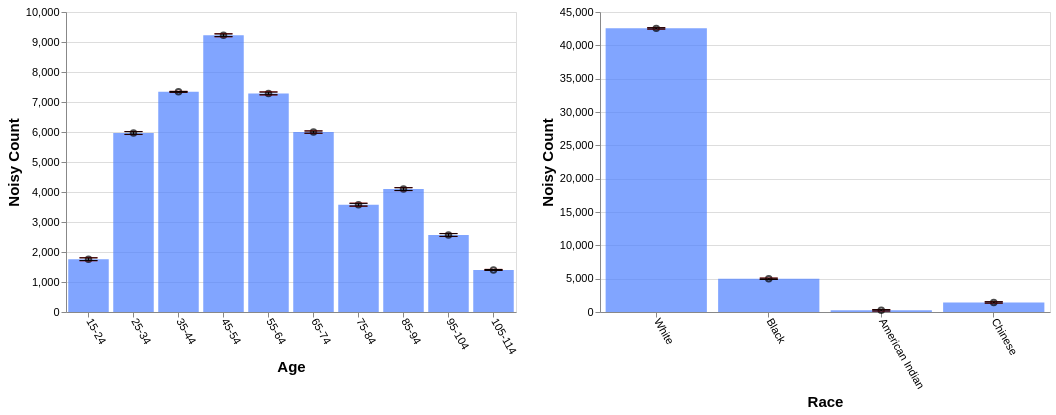

The Vega-Lite source for this figure:
### Vega-Lite specification from a JSON file in a GitHub repository (floating-point values rounded to 4 significant figures)
{"config": {"view": {"continuousWidth": 400, "continuousHeight": 300}, "axis": {"labelFontSize": 11, "titleFontSize": 15}, "axisBottom": {"labelAngle": 60}}, "hconcat": [{"layer": [{"mark": "bar", "encoding": {"color": {"value": "transparent"}, "tooltip": [{"aggregate": "sum", "field": "noisy_count", "title": "noisy count", "type": "quantitative"}, {"aggregate": "sum", "field": "noisy_count_prev", "title": "prev count", "type": "quantitative"}, {"aggregate": "sum", "field": "error", "title": "current error", "type": "quantitative"}, {"aggregate": "sum", "field": "error_prev", "title": "prev error", "type": "quantitative"}], "x": {"field": "age", "sort": null, "title": "Age", "type": "ordinal"}}, "height": 300, "selection": {"selector653": {"type": "interval", "encodings": ["x"]}}, "transform": [{"filter": {"selection": "selector654"}}], "width": 450}, {"mark": {"type": "bar", "color": "gray", "opacity": 0}, "encoding": {"x": {"field": "age", "sort": null, "title": "Age", "type": "ordinal"}, "y": {"aggregate": "sum", "field": "noisy_count_prev", "type": "quantitative"}}, "transform": [{"filter": {"selection": "selector654"}}]}, {"mark": {"type": "bar", "color": "#4C7FFF", "opacity": 0.7}, "encoding": {"x": {"field": "age", "sort": null, "title": "Age", "type": "ordinal"}, "y": {"aggregate": "sum", "field": "noisy_count", "type": "quantitative"}}, "transform": [{"filter": {"selection": "selector654"}}]}, {"mark": {"type": "point", "color": "black", "opacity": 0.7}, "encoding": {"x": {"field": "age", "sort": null, "title": "Age", "type": "ordinal"}, "y": {"aggregate": "sum", "field": "noisy_count", "title": "Noisy Count", "type": "quantitative"}}, "transform": [{"filter": {"selection": "selector654"}}]}, {"mark": {"type": "rule", "color": "#B6B6B6", "size": 2, "strokeDash": [3, 3]}, "encoding": {"x": {"field": "age", "sort": null, "title": "Age", "type": "ordinal"}, "y": {"aggregate": "sum", "field": "plus_error_prev_age", "title": "", "type": "quantitative"}, "y2": {"aggregate": "sum", "field": "minus_error_prev_age", "title": ""}}, "transform": [{"filter": {"selection": "selector654"}}]}, {"mark": {"type": "tick", "color": "#B90000", "size": 0, "strokeDash": [1, 1]}, "encoding": {"x": {"field": "age", "sort": null, "title": "Age", "type": "ordinal"}, "y": {"aggregate": "sum", "field": "plus_error_prev_age", "type": "quantitative"}}, "transform": [{"filter": {"selection": "selector654"}}]}, {"mark": {"type": "tick", "color": "#B90000", "size": 0, "strokeDash": [3, 1]}, "encoding": {"x": {"field": "age", "sort": null, "title": "Age", "type": "ordinal"}, "y": {"aggregate": "sum", "field": "minus_error_prev_age", "type": "quantitative"}}, "transform": [{"filter": {"selection": "selector654"}}]}, {"mark": {"type": "rule", "color": "black", "size": 2}, "encoding": {"x": {"field": "age", "sort": null, "title": "Age", "type": "ordinal"}, "y": {"aggregate": "sum", "field": "plus_error", "title": "", "type": "quantitative"}, "y2": {"aggregate": "sum", "field": "minus_error", "title": ""}}, "transform": [{"filter": {"selection": "selector654"}}]}, {"mark": {"type": "tick", "color": "black", "width": 0}, "encoding": {"x": {"field": "age", "sort": null, "title": "Age", "type": "ordinal"}, "y": {"aggregate": "sum", "field": "plus_error", "type": "quantitative"}}, "transform": [{"filter": {"selection": "selector654"}}]}, {"mark": {"type": "tick", "color": "black", "width": 0}, "encoding": {"x": {"field": "age", "sort": null, "title": "Age", "type": "ordinal"}, "y": {"aggregate": "sum", "field": "minus_error", "type": "quantitative"}}, "transform": [{"filter": {"selection": "selector654"}}]}]}, {"layer": [{"mark": "bar", "encoding": {"color": {"value": "transparent"}, "tooltip": [{"aggregate": "sum", "field": "noisy_count", "title": "noisy count", "type": "quantitative"}, {"aggregate": "sum", "field": "noisy_count_prev", "title": "prev count", "type": "quantitative"}, {"aggregate": "sum", "field": "error", "title": "current error", "type": "quantitative"}, {"aggregate": "sum", "field": "error_prev", "title": "prev error", "type": "quantitative"}], "x": {"field": "race", "sort": null, "title": "Race", "type": "ordinal"}}, "height": 300, "selection": {"selector654": {"type": "interval", "encodings": ["x"]}}, "transform": [{"filter": {"selection": "selector653"}}], "width": 450}, {"mark": {"type": "bar", "color": "gray", "opacity": 0}, "encoding": {"x": {"field": "race", "sort": null, "title": "Race", "type": "ordinal"}, "y": {"aggregate": "sum", "field": "noisy_count_prev", "type": "quantitative"}}, "transform": [{"filter": {"selection": "selector653"}}]}, {"mark": {"type": "bar", "color": "#4C7FFF", "opacity": 0.7}, "encoding": {"x": {"field": "race", "sort": null, "title": "Race", "type": "ordinal"}, "y": {"aggregate": "sum", "field": "noisy_count", "type": "quantitative"}}, "transform": [{"filter": {"selection": "selector653"}}]}, {"mark": {"type": "point", "color": "black", "opacity": 0.7}, "encoding": {"x": {"field": "race", "sort": null, "title": "Race", "type": "ordinal"}, "y": {"aggregate": "sum", "field": "noisy_count", "title": "Noisy Count", "type": "quantitative"}}, "transform": [{"filter": {"selection": "selector653"}}]}, {"mark": {"type": "rule", "color": "#B6B6B6", "size": 2, "strokeDash": [3, 3]}, "encoding": {"x": {"field": "race", "sort": null, "title": "Race", "type": "ordinal"}, "y": {"aggregate": "sum", "field": "plus_error_prev_race", "title": "", "type": "quantitative"}, "y2": {"aggregate": "sum", "field": "minus_error_prev_race", "title": ""}}, "transform": [{"filter": {"selection": "selector653"}}]}, {"mark": {"type": "tick", "color": "#B90000", "size": 0, "strokeDash": [1, 1]}, "encoding": {"x": {"field": "race", "sort": null, "title": "Race", "type": "ordinal"}, "y": {"aggregate": "sum", "field": "plus_error_prev_race", "type": "quantitative"}}, "transform": [{"filter": {"selection": "selector653"}}]}, {"mark": {"type": "tick", "color": "#B90000", "size": 0, "strokeDash": [3, 1]}, "encoding": {"x": {"field": "race", "sort": null, "title": "Race", "type": "ordinal"}, "y": {"aggregate": "sum", "field": "minus_error_prev_race", "type": "quantitative"}}, "transform": [{"filter": {"selection": "selector653"}}]}, {"mark": {"type": "rule", "color": "black", "size": 2}, "encoding": {"x": {"field": "race", "sort": null, "title": "Race", "type": "ordinal"}, "y": {"aggregate": "sum", "field": "plus_error", "title": "", "type": "quantitative"}, "y2": {"aggregate": "sum", "field": "minus_error", "title": ""}}, "transform": [{"filter": {"selection": "selector653"}}]}, {"mark": {"type": "tick", "color": "black", "width": 0}, "encoding": {"x": {"field": "race", "sort": null, "title": "Race", "type": "ordinal"}, "y": {"aggregate": "sum", "field": "plus_error", "type": "quantitative"}}, "transform": [{"filter": {"selection": "selector653"}}]}, {"mark": {"type": "tick", "color": "black", "width": 0}, "encoding": {"x": {"field": "race", "sort": null, "title": "Race", "type": "ordinal"}, "y": {"aggregate": "sum", "field": "minus_error", "type": "quantitative"}}, "transform": [{"filter": {"selection": "selector653"}}]}]}], "data": {"name": "data-df7b7307c74343060aae879b6bde4e00"}, "$schema": "https://vega.github.io/schema/vega-lite/v4.17.0.json", "datasets": {"data-df7b7307c74343060aae879b6bde4e00": [{"age": "15-24", "race": "White", "noisy_count": 1321.0, "true_count": 1271.0, "plus_error": 1332.0, "minus_error": 1310.0, "error": 11.2, "noisy_count_prev": 1320.0, "true_count_prev": 1271.0, "plus_error_prev": 1333.0, "minus_error_prev": 1308.0, "error_prev": 12.8, "plus_error_prev_age": 1333.0, "minus_error_prev_age": 1308.0, "plus_error_prev_race": 1333.0, "minus_error_prev_race": 1308.0}, {"age": "15-24", "race": "Black", "noisy_count": 140.0, "true_count": 192.0, "plus_error": 151.2, "minus_error": 128.8, "error": 11.2, "noisy_count_prev": 141.2, "true_count_prev": 192.0, "plus_error_prev": 154.0, "minus_error_prev": 128.4, "error_prev": 12.8, "plus_error_prev_age": 154.0, "minus_error_prev_age": 128.4, "plus_error_prev_race": 154.2, "minus_error_prev_race": 128.6}, {"age": "15-24", "race": "American Indian", "noisy_count": 107.3, "true_count": 31.0, "plus_error": 118.5, "minus_error": 96.2, "error": 11.2, "noisy_count_prev": 105.6, "true_count_prev": 31.0, "plus_error_prev": 118.3, "minus_error_prev": 92.8, "error_prev": 12.8, "plus_error_prev_age": 118.3, "minus_error_prev_age": 92.85, "plus_error_prev_race": 117.7, "minus_error_prev_race": 92.21}, {"age": "15-24", "race": "Chinese", "noisy_count": 190.4, "true_count": 62.0, "plus_error": 201.6, "minus_error": 179.2, "error": 11.2, "noisy_count_prev": 191.4, "true_count_prev": 62.0, "plus_error_prev": 204.2, "minus_error_prev": 178.6, "error_prev": 12.8, "plus_error_prev_age": 204.2, "minus_error_prev_age": 178.6, "plus_error_prev_race": 204.1, "minus_error_prev_race": 178.5}, {"age": "25-34", "race": "White", "noisy_count": 5037.0, "true_count": 5110.0, "plus_error": 5048.0, "minus_error": 5026.0, "error": 11.2, "noisy_count_prev": 5040.0, "true_count_prev": 5110.0, "plus_error_prev": 5052.0, "minus_error_prev": 5027.0, "error_prev": 12.8, "plus_error_prev_age": 5052.0, "minus_error_prev_age": 5026.0, "plus_error_prev_race": 5053.0, "minus_error_prev_race": 5027.0}, {"age": "25-34", "race": "Black", "noisy_count": 682.7, "true_count": 700.0, "plus_error": 693.9, "minus_error": 671.6, "error": 11.2, "noisy_count_prev": 681.5, "true_count_prev": 700.0, "plus_error_prev": 694.3, "minus_error_prev": 668.7, "error_prev": 12.8, "plus_error_prev_age": 693.6, "minus_error_prev_age": 668.0, "plus_error_prev_race": 694.5, "minus_error_prev_race": 668.9}, {"age": "25-34", "race": "American Indian", "noisy_count": 5.7, "true_count": 83.0, "plus_error": 16.9, "minus_error": -5.5, "error": 11.2, "noisy_count_prev": 8.4, "true_count_prev": 83.0, "plus_error_prev": 21.1, "minus_error_prev": -4.4, "error_prev": 12.8, "plus_error_prev_age": 20.4, "minus_error_prev_age": -5.1, "plus_error_prev_race": 20.51, "minus_error_prev_race": -4.99}, {"age": "25-34", "race": "Chinese", "noisy_count": 240.5, "true_count": 244.0, "plus_error": 251.7, "minus_error": 229.4, "error": 11.2, "noisy_count_prev": 239.5, "true_count_prev": 244.0, "plus_error_prev": 252.3, "minus_error_prev": 226.8, "error_prev": 12.8, "plus_error_prev_age": 251.6, "minus_error_prev_age": 226.1, "plus_error_prev_race": 252.2, "minus_error_prev_race": 226.7}, {"age": "35-44", "race": "White", "noisy_count": 6210.0, "true_count": 6181.0, "plus_error": 6213.0, "minus_error": 6206.0, "error": 3.6, "noisy_count_prev": 6208.0, "true_count_prev": 6181.0, "plus_error_prev": 6213.0, "minus_error_prev": 6204.0, "error_prev": 4.1, "plus_error_prev_age": 6212.0, "minus_error_prev_age": 6204.0, "plus_error_prev_race": 6213.0, "minus_error_prev_race": 6205.0}, {"age": "35-44", "race": "Black", "noisy_count": 820.3, "true_count": 793.0, "plus_error": 823.9, "minus_error": 816.8, "error": 3.6, "noisy_count_prev": 820.3, "true_count_prev": 793.0, "plus_error_prev": 824.4, "minus_error_prev": 816.2, "error_prev": 4.1, "plus_error_prev_age": 824.3, "minus_error_prev_age": 816.1, "plus_error_prev_race": 824.6, "minus_error_prev_race": 816.4}, {"age": "35-44", "race": "American Indian", "noisy_count": 54.7, "true_count": 93.0, "plus_error": 58.3, "minus_error": 51.1, "error": 3.6, "noisy_count_prev": 56.0, "true_count_prev": 93.0, "plus_error_prev": 60.1, "minus_error_prev": 51.9, "error_prev": 4.1, "plus_error_prev_age": 59.98, "minus_error_prev_age": 51.77, "plus_error_prev_race": 59.51, "minus_error_prev_race": 51.31}, {"age": "35-44", "race": "Chinese", "noisy_count": 253.7, "true_count": 265.0, "plus_error": 257.3, "minus_error": 250.2, "error": 3.6, "noisy_count_prev": 254.2, "true_count_prev": 265.0, "plus_error_prev": 258.3, "minus_error_prev": 250.1, "error_prev": 4.1, "plus_error_prev_age": 258.2, "minus_error_prev_age": 250.0, "plus_error_prev_race": 258.2, "minus_error_prev_race": 250.0}, {"age": "45-54", "race": "White", "noisy_count": 7981.0, "true_count": 7988.0, "plus_error": 7992.0, "minus_error": 7970.0, "error": 11.2, "noisy_count_prev": 7981.0, "true_count_prev": 7988.0, "plus_error_prev": 7993.0, "minus_error_prev": 7968.0, "error_prev": 12.8, "plus_error_prev_age": 7992.0, "minus_error_prev_age": 7966.0, "plus_error_prev_race": 7994.0, "minus_error_prev_race": 7968.0}, {"age": "45-54", "race": "Black", "noisy_count": 883.5, "true_count": 967.0, "plus_error": 894.6, "minus_error": 872.3, "error": 11.2, "noisy_count_prev": 887.1, "true_count_prev": 967.0, "plus_error_prev": 899.9, "minus_error_prev": 874.3, "error_prev": 12.8, "plus_error_prev_age": 898.5, "minus_error_prev_age": 872.9, "plus_error_prev_race": 900.1, "minus_error_prev_race": 874.5}, {"age": "45-54", "race": "American Indian", "noisy_count": 102.3, "true_count": 112.0, "plus_error": 113.5, "minus_error": 91.1, "error": 11.2, "noisy_count_prev": 103.7, "true_count_prev": 112.0, "plus_error_prev": 116.5, "minus_error_prev": 90.9, "error_prev": 12.8, "plus_error_prev_age": 115.1, "minus_error_prev_age": 89.5, "plus_error_prev_race": 115.9, "minus_error_prev_race": 90.31}, {"age": "45-54", "race": "Chinese", "noisy_count": 257.5, "true_count": 266.0, "plus_error": 268.7, "minus_error": 246.3, "error": 11.2, "noisy_count_prev": 258.7, "true_count_prev": 266.0, "plus_error_prev": 271.5, "minus_error_prev": 246.0, "error_prev": 12.8, "plus_error_prev_age": 270.1, "minus_error_prev_age": 244.6, "plus_error_prev_race": 271.4, "minus_error_prev_race": 245.9}, {"age": "55-64", "race": "White", "noisy_count": 6347.0, "true_count": 6252.0, "plus_error": 6358.0, "minus_error": 6336.0, "error": 11.2, "noisy_count_prev": 6346.0, "true_count_prev": 6252.0, "plus_error_prev": 6359.0, "minus_error_prev": 6334.0, "error_prev": 12.8, "plus_error_prev_age": 6358.0, "minus_error_prev_age": 6333.0, "plus_error_prev_race": 6359.0, "minus_error_prev_race": 6334.0}, {"age": "55-64", "race": "Black", "noisy_count": 732.9, "true_count": 744.0, "plus_error": 744.1, "minus_error": 721.7, "error": 11.2, "noisy_count_prev": 734.0, "true_count_prev": 744.0, "plus_error_prev": 746.8, "minus_error_prev": 721.2, "error_prev": 12.8, "plus_error_prev_age": 745.9, "minus_error_prev_age": 720.3, "plus_error_prev_race": 747.0, "minus_error_prev_race": 721.4}, {"age": "55-64", "race": "American Indian", "noisy_count": 47.7, "true_count": 90.0, "plus_error": 58.8, "minus_error": 36.5, "error": 11.2, "noisy_count_prev": 49.3, "true_count_prev": 90.0, "plus_error_prev": 62.1, "minus_error_prev": 36.5, "error_prev": 12.8, "plus_error_prev_age": 61.2, "minus_error_prev_age": 35.6, "plus_error_prev_race": 61.51, "minus_error_prev_race": 35.91}, {"age": "55-64", "race": "Chinese", "noisy_count": 158.4, "true_count": 233.0, "plus_error": 169.6, "minus_error": 147.2, "error": 11.2, "noisy_count_prev": 160.2, "true_count_prev": 233.0, "plus_error_prev": 173.0, "minus_error_prev": 147.5, "error_prev": 12.8, "plus_error_prev_age": 172.1, "minus_error_prev_age": 146.6, "plus_error_prev_race": 172.9, "minus_error_prev_race": 147.4}, {"age": "65-74", "race": "White", "noisy_count": 5118.0, "true_count": 5121.0, "plus_error": 5127.0, "minus_error": 5109.0, "error": 9.1, "noisy_count_prev": 5117.0, "true_count_prev": 5121.0, "plus_error_prev": 5127.0, "minus_error_prev": 5107.0, "error_prev": 10.2, "plus_error_prev_age": 5129.0, "minus_error_prev_age": 5109.0, "plus_error_prev_race": 5127.0, "minus_error_prev_race": 5107.0}, {"age": "65-74", "race": "Black", "noisy_count": 594.0, "true_count": 525.0, "plus_error": 603.1, "minus_error": 584.9, "error": 9.1, "noisy_count_prev": 590.1, "true_count_prev": 525.0, "plus_error_prev": 600.2, "minus_error_prev": 579.9, "error_prev": 10.2, "plus_error_prev_age": 602.6, "minus_error_prev_age": 582.3, "plus_error_prev_race": 600.4, "minus_error_prev_race": 580.1}, {"age": "65-74", "race": "American Indian", "noisy_count": 70.1, "true_count": 68.0, "plus_error": 79.2, "minus_error": 61.0, "error": 9.1, "noisy_count_prev": 68.6, "true_count_prev": 68.0, "plus_error_prev": 78.7, "minus_error_prev": 58.4, "error_prev": 10.2, "plus_error_prev_age": 81.12, "minus_error_prev_age": 60.82, "plus_error_prev_race": 78.11, "minus_error_prev_race": 57.81}, {"age": "65-74", "race": "Chinese", "noisy_count": 214.8, "true_count": 153.0, "plus_error": 224.0, "minus_error": 205.7, "error": 9.1, "noisy_count_prev": 212.0, "true_count_prev": 153.0, "plus_error_prev": 222.2, "minus_error_prev": 201.8, "error_prev": 10.2, "plus_error_prev_age": 224.6, "minus_error_prev_age": 204.2, "plus_error_prev_race": 222.1, "minus_error_prev_race": 201.7}, {"age": "75-84", "race": "White", "noisy_count": 3353.0, "true_count": 3396.0, "plus_error": 3365.0, "minus_error": 3342.0, "error": 11.2, "noisy_count_prev": 3353.0, "true_count_prev": 3396.0, "plus_error_prev": 3366.0, "minus_error_prev": 3341.0, "error_prev": 12.8, "plus_error_prev_age": 3364.0, "minus_error_prev_age": 3339.0, "plus_error_prev_race": 3366.0, "minus_error_prev_race": 3341.0}, {"age": "75-84", "race": "Black", "noisy_count": 335.0, "true_count": 387.0, "plus_error": 346.2, "minus_error": 323.8, "error": 11.2, "noisy_count_prev": 337.6, "true_count_prev": 387.0, "plus_error_prev": 350.4, "minus_error_prev": 324.8, "error_prev": 12.8, "plus_error_prev_age": 348.6, "minus_error_prev_age": 323.1, "plus_error_prev_race": 350.6, "minus_error_prev_race": 325.0}, {"age": "75-84", "race": "American Indian", "noisy_count": -129.0, "true_count": 33.0, "plus_error": -117.8, "minus_error": -140.1, "error": 11.2, "noisy_count_prev": -126.1, "true_count_prev": 33.0, "plus_error_prev": -113.3, "minus_error_prev": -138.9, "error_prev": 12.8, "plus_error_prev_age": -115.0, "minus_error_prev_age": -140.7, "plus_error_prev_race": -113.9, "minus_error_prev_race": -139.5}, {"age": "75-84", "race": "Chinese", "noisy_count": 17.7, "true_count": 93.0, "plus_error": 28.9, "minus_error": 6.5, "error": 11.2, "noisy_count_prev": 19.2, "true_count_prev": 93.0, "plus_error_prev": 32.0, "minus_error_prev": 6.4, "error_prev": 12.8, "plus_error_prev_age": 30.25, "minus_error_prev_age": 4.65, "plus_error_prev_race": 31.91, "minus_error_prev_race": 6.31}, {"age": "85-94", "race": "White", "noisy_count": 3629.0, "true_count": 3579.0, "plus_error": 3640.0, "minus_error": 3618.0, "error": 11.2, "noisy_count_prev": 3630.0, "true_count_prev": 3579.0, "plus_error_prev": 3642.0, "minus_error_prev": 3617.0, "error_prev": 12.8, "plus_error_prev_age": 3643.0, "minus_error_prev_age": 3617.0, "plus_error_prev_race": 3642.0, "minus_error_prev_race": 3617.0}, {"age": "85-94", "race": "Black", "noisy_count": 344.6, "true_count": 351.0, "plus_error": 355.7, "minus_error": 333.4, "error": 11.2, "noisy_count_prev": 344.0, "true_count_prev": 351.0, "plus_error_prev": 356.8, "minus_error_prev": 331.2, "error_prev": 12.8, "plus_error_prev_age": 357.5, "minus_error_prev_age": 331.9, "plus_error_prev_race": 357.0, "minus_error_prev_race": 331.4}, {"age": "85-94", "race": "American Indian", "noisy_count": 53.0, "true_count": 33.0, "plus_error": 64.2, "minus_error": 41.8, "error": 11.2, "noisy_count_prev": 50.8, "true_count_prev": 33.0, "plus_error_prev": 63.6, "minus_error_prev": 38.0, "error_prev": 12.8, "plus_error_prev_age": 64.28, "minus_error_prev_age": 38.68, "plus_error_prev_race": 63.01, "minus_error_prev_race": 37.41}, {"age": "85-94", "race": "Chinese", "noisy_count": 69.6, "true_count": 74.0, "plus_error": 80.8, "minus_error": 58.5, "error": 11.2, "noisy_count_prev": 69.6, "true_count_prev": 74.0, "plus_error_prev": 82.3, "minus_error_prev": 56.8, "error_prev": 12.8, "plus_error_prev_age": 82.98, "minus_error_prev_age": 57.48, "plus_error_prev_race": 82.21, "minus_error_prev_race": 56.71}, {"age": "95-104", "race": "White", "noisy_count": 2281.0, "true_count": 2336.0, "plus_error": 2292.0, "minus_error": 2270.0, "error": 11.2, "noisy_count_prev": 2282.0, "true_count_prev": 2336.0, "plus_error_prev": 2295.0, "minus_error_prev": 2269.0, "error_prev": 12.8, "plus_error_prev_age": 2296.0, "minus_error_prev_age": 2270.0, "plus_error_prev_race": 2295.0, "minus_error_prev_race": 2269.0}, {"age": "95-104", "race": "Black", "noisy_count": 338.2, "true_count": 160.0, "plus_error": 349.4, "minus_error": 327.1, "error": 11.2, "noisy_count_prev": 334.0, "true_count_prev": 160.0, "plus_error_prev": 346.7, "minus_error_prev": 321.2, "error_prev": 12.8, "plus_error_prev_age": 347.7, "minus_error_prev_age": 322.2, "plus_error_prev_race": 346.9, "minus_error_prev_race": 321.4}, {"age": "95-104", "race": "American Indian", "noisy_count": -101.0, "true_count": 14.0, "plus_error": -89.8, "minus_error": -112.2, "error": 11.2, "noisy_count_prev": -99.8, "true_count_prev": 14.0, "plus_error_prev": -87.0, "minus_error_prev": -112.6, "error_prev": 12.8, "plus_error_prev_age": -86.0, "minus_error_prev_age": -111.6, "plus_error_prev_race": -87.59, "minus_error_prev_race": -113.2}, {"age": "95-104", "race": "Chinese", "noisy_count": 48.4, "true_count": 35.0, "plus_error": 59.6, "minus_error": 37.2, "error": 11.2, "noisy_count_prev": 46.4, "true_count_prev": 35.0, "plus_error_prev": 59.2, "minus_error_prev": 33.6, "error_prev": 12.8, "plus_error_prev_age": 60.2, "minus_error_prev_age": 34.6, "plus_error_prev_race": 59.11, "minus_error_prev_race": 33.51}, {"age": "105-114", "race": "White", "noisy_count": 1265.0, "true_count": 1270.0, "plus_error": 1269.0, "minus_error": 1261.0, "error": 4.0, "noisy_count_prev": 1266.0, "true_count_prev": 1270.0, "plus_error_prev": 1270.0, "minus_error_prev": 1261.0, "error_prev": 4.6, "plus_error_prev_age": 1270.0, "minus_error_prev_age": 1261.0, "plus_error_prev_race": 1270.0, "minus_error_prev_race": 1261.0}, {"age": "105-114", "race": "Black", "noisy_count": 107.7, "true_count": 110.0, "plus_error": 111.7, "minus_error": 103.8, "error": 4.0, "noisy_count_prev": 106.8, "true_count_prev": 110.0, "plus_error_prev": 111.4, "minus_error_prev": 102.2, "error_prev": 4.6, "plus_error_prev_age": 111.3, "minus_error_prev_age": 102.1, "plus_error_prev_race": 111.6, "minus_error_prev_race": 102.4}, {"age": "105-114", "race": "American Indian", "noisy_count": 43.0, "true_count": 4.0, "plus_error": 47.0, "minus_error": 39.1, "error": 4.0, "noisy_count_prev": 43.2, "true_count_prev": 4.0, "plus_error_prev": 47.8, "minus_error_prev": 38.6, "error_prev": 4.6, "plus_error_prev_age": 47.75, "minus_error_prev_age": 38.55, "plus_error_prev_race": 47.21, "minus_error_prev_race": 38.01}, {"age": "105-114", "race": "Chinese", "noisy_count": -13.8, "true_count": 17.0, "plus_error": -9.8, "minus_error": -17.7, "error": 4.0, "noisy_count_prev": -13.1, "true_count_prev": 17.0, "plus_error_prev": -8.5, "minus_error_prev": -17.6, "error_prev": 4.6, "plus_error_prev_age": -8.55, "minus_error_prev_age": -17.65, "plus_error_prev_race": -8.59, "minus_error_prev_race": -17.69}]}}
